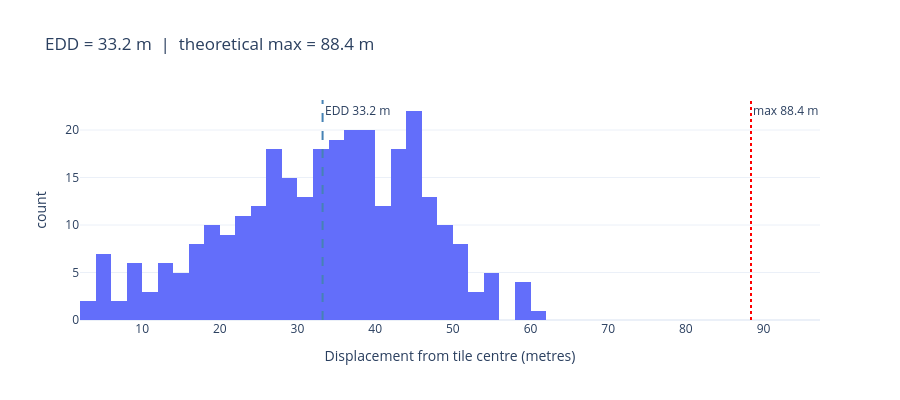

Notebook code cell kept with this figure:
### Markdown cell above
### EDD — Expected Displacement Distance

`edd(tile_centers, display_coords)` measures the mean distance from each shuffled tile centre to its jittered display pin.  
Jitter draws uniformly from [−J, +J] per axis, so the expected displacement is J · √(2/3) ≈ 0.82 J, and the hard maximum is J√2.

### Code cell
edd_val = edd(tile_centers, display_coords)
displacements = [
    haversine_m(t[0], t[1], d[0], d[1])
    for t, d in zip(tile_centers, display_coords)
]
max_diag = J * 2 ** 0.5

fig = px.histogram(
    x=displacements, nbins=30,
    labels={'x': 'Displacement from tile centre (metres)', 'y': 'Count'},
    title=f'EDD = {edd_val:.1f} m  |  theoretical max = {max_diag:.1f} m',
    template='plotly_white', height=400,
)
fig.add_vline(x=edd_val,  line_dash='dash', line_color='steelblue',
              annotation_text=f'EDD {edd_val:.1f} m')
fig.add_vline(x=max_diag, line_dash='dot',  line_color='red',
              annotation_text=f'max {max_diag:.1f} m')
fig.show()

assert max(displacements) <= max_diag + 1
print(f'EDD = {edd_val:.2f} m   min = {min(displacements):.2f} m   max = {max(displacements):.2f} m')
print('All displacements within theoretical bound: OK')

### Figure 1 — Plotly figure (JSON) as saved in the notebook; plotly's stock layout.template omitted (floating-point values rounded to 4 significant figures; data arrays with more than 128 entries replaced by an {"elided": "..."} marker saying what was removed)
{"data": [{"bingroup": "x", "hovertemplate": "Displacement from tile centre (metres)=%{x}<br>count=%{y}<extra></extra>", "legendgroup": "", "marker": {"color": "#636efa", "pattern": {"shape": ""}}, "name": "", "nbinsx": 30, "orientation": "v", "showlegend": false, "type": "histogram", "x": {"elided": "300 float values"}, "xaxis": "x", "yaxis": "y"}], "layout": {"annotations": [{"showarrow": false, "text": "EDD 33.2 m", "x": 33.23, "xanchor": "left", "xref": "x", "y": 1, "yanchor": "top", "yref": "y domain"}, {"showarrow": false, "text": "max 88.4 m", "x": 88.39, "xanchor": "left", "xref": "x", "y": 1, "yanchor": "top", "yref": "y domain"}], "barmode": "relative", "height": 400, "legend": {"tracegroupgap": 0}, "shapes": [{"line": {"color": "steelblue", "dash": "dash"}, "type": "line", "x0": 33.23, "x1": 33.23, "xref": "x", "y0": 0, "y1": 1, "yref": "y domain"}, {"line": {"color": "red", "dash": "dot"}, "type": "line", "x0": 88.39, "x1": 88.39, "xref": "x", "y0": 0, "y1": 1, "yref": "y domain"}], "title": {"text": "EDD = 33.2 m  |  theoretical max = 88.4 m"}, "xaxis": {"anchor": "y", "domain": [0.0, 1.0], "title": {"text": "Displacement from tile centre (metres)"}}, "yaxis": {"anchor": "x", "domain": [0.0, 1.0], "title": {"text": "count"}}}}
